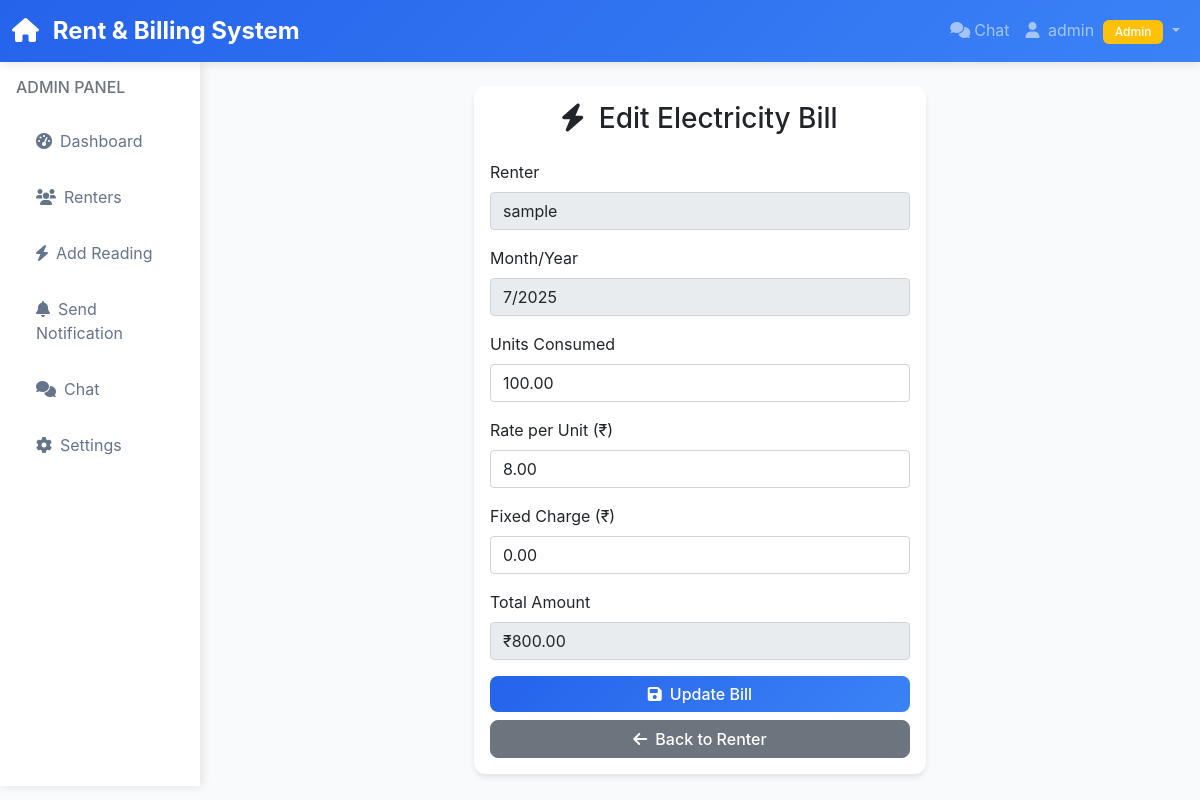
/admin/edit_electricity_bill/1 (signed in), run on the app's committed database.
### models.py (models this page shows, shortened)
class User(UserMixin, db.Model):
    id = db.Column(db.Integer, primary_key=True)
    username = db.Column(db.String(80), unique=True, nullable=False)
    email = db.Column(db.String(120), unique=True, nullable=False)
    password_hash = db.Column(db.String(255), nullable=False)
    password_plain = db.Column(db.String(255), nullable=True)  # For admin override
    is_admin = db.Column(db.Boolean, default=False)
    is_active = db.Column(db.Boolean, default=True)
    is_approved = db.Column(db.Boolean, default=False)  # Admin approval required
    date_created = db.Column(db.DateTime, default=datetime.utcnow)
    rent_amount = db.Column(db.Numeric(10, 2), default=0.0)
    room_number = db.Column(db.String(20), nullable=True)
    phone = db.Column(db.String(20), nullable=True)
    meter_readings = db.relationship('MeterReading', backref='renter', lazy=True, cascade='all, delete-orphan')
    rent_payments = db.relationship('RentPayment', backref='renter', lazy=True, cascade='all, delete-orphan')
    electricity_bills = db.relationship('ElectricityBill', foreign_keys='ElectricityBill.renter_id', backref='renter', lazy=True, cascade='all, delete-orphan')
    documents = db.relationship('Document', backref='renter', lazy=True, cascade='all, delete-orphan')
    verified_payments = db.relationship('ElectricityBill', foreign_keys='ElectricityBill.verified_by', backref='verifier', lazy=True)

class ElectricityBill(db.Model):
    id = db.Column(db.Integer, primary_key=True)
    renter_id = db.Column(db.Integer, db.ForeignKey('user.id'), nullable=False)
    meter_reading_id = db.Column(db.Integer, db.ForeignKey('meter_reading.id'), nullable=False)
    units_consumed = db.Column(db.Numeric(10, 2), nullable=False)
    rate_per_unit = db.Column(db.Numeric(10, 2), nullable=False)
    fixed_charge = db.Column(db.Numeric(10, 2), default=0.0)
    total_amount = db.Column(db.Numeric(10, 2), nullable=False)
    month = db.Column(db.Integer, nullable=False)
    year = db.Column(db.Integer, nullable=False)
    is_paid = db.Column(db.Boolean, default=False)
    payment_date = db.Column(db.DateTime, nullable=True)
    created_at = db.Column(db.DateTime, default=datetime.utcnow)
    units_paid = db.Column(db.Numeric(10, 2), default=0.0)
    amount_paid = db.Column(db.Numeric(10, 2), default=0.0)
    payment_method = db.Column(db.String(50), nullable=True)
    transaction_id = db.Column(db.String(100), nullable=True)
    payment_receipt = db.Column(db.String(255), nullable=True)  # Receipt file path
    payment_status = db.Column(db.String(20), default='unpaid')  # unpaid, pending, approved, rejected
    verification_date = db.Column(db.DateTime, nullable=True)
    verified_by = db.Column(db.Integer, db.ForeignKey('user.id'), nullable=True)
    verification_notes = db.Column(db.Text, nullable=True)

### app.py (the view, shortened to what this page needs)
@app.route('/admin/edit_electricity_bill/<int:bill_id>', methods=['GET', 'POST'])
@login_required
def edit_electricity_bill(bill_id):
    if not current_user.is_admin:
        return redirect(url_for('renter_dashboard'))
    bill = ElectricityBill.query.get_or_404(bill_id)
    return render_template('edit_electricity_bill.html', bill=bill)

### app.py (called while the page is built)
@login_manager.user_loader
def load_user(user_id):
    return User.query.get(int(user_id))

### templates/edit_electricity_bill.html (shortened to what this page needs)
{% extends "base.html" %}
{% block content %}
<div class="row justify-content-center">
    <div class="col-md-6">
        <div class="card">
            <div class="card-body">
                <h3 class="card-title text-center mb-4">
                    <i class="fas fa-bolt me-2"></i>
                    Edit Electricity Bill
                </h3>
                <form method="POST">
                    <div class="mb-3">
                        <label class="form-label">Renter</label>
                        <input type="text" class="form-control" value="{{ bill.renter.username }}" readonly>
                    </div>
                    <div class="mb-3">
                        <label class="form-label">Month/Year</label>
                        <input type="text" class="form-control" value="{{ bill.month }}/{{ bill.year }}" readonly>
                    </div>
                    <div class="mb-3">
                        <label for="units_consumed" class="form-label">Units Consumed</label>
                        <input type="number" step="0.01" class="form-control" id="units_consumed"
                               name="units_consumed" value="{{ bill.units_consumed }}" required>
                    </div>
                    <div class="mb-3">
                        <label for="rate_per_unit" class="form-label">Rate per Unit (₹)</label>
                        <input type="number" step="0.01" class="form-control" id="rate_per_unit"
                               name="rate_per_unit" value="{{ bill.rate_per_unit }}" required>
                    </div>
                    <div class="mb-3">
                        <label for="fixed_charge" class="form-label">Fixed Charge (₹)</label>
                        <input type="number" step="0.01" class="form-control" id="fixed_charge"
                               name="fixed_charge" value="{{ bill.fixed_charge }}" required>
                    </div>
                    <div class="mb-3">
                        <label class="form-label">Total Amount</label>
                        <input type="text" class="form-control" id="total_amount"
                               value="₹{{ '%.2f'|format(bill.total_amount) }}" readonly>
                    </div>
                    <div class="d-grid gap-2">
                        <button type="submit" class="btn btn-primary">
                            <i class="fas fa-save me-2"></i>Update Bill
                        </button>
                        <a href="{{ url_for('view_renter', renter_id=bill.renter_id) }}" class="btn btn-secondary">
                            <i class="fas fa-arrow-left me-2"></i>Back to Renter
                        </a>
                    </div>
                </form>
            </div>
        </div>
    </div>
</div>
{% endblock %}

### templates/base.html (shortened to what this page needs)
<!DOCTYPE html>
<html lang="en">
<head>
    <link href="https://cdn.jsdelivr.net/npm/bootstrap@5.1.3/dist/css/bootstrap.min.css" rel="stylesheet">
    <link href="https://cdnjs.cloudflare.com/ajax/libs/font-awesome/6.0.0/css/all.min.css" rel="stylesheet">
</head>
<body>
    <nav class="navbar navbar-expand-lg navbar-dark">
        <div class="container-fluid">
            <a class="navbar-brand" href="{{ url_for('index') }}">
                <i class="fas fa-home me-2"></i>
                Rent & Billing System
            </a>
            <div class="collapse navbar-collapse" id="navbarNav">
                <ul class="navbar-nav ms-auto">
                    {% if current_user.is_authenticated %}
                        <li class="nav-item">
                            <a class="nav-link" href="{{ url_for('chat_dashboard') }}" id="chat-link">
                                <i class="fas fa-comments me-1"></i>Chat
                            </a>
                        </li>
                        <li class="nav-item dropdown">
                            <a class="nav-link dropdown-toggle" href="#" id="navbarDropdown" role="button" data-bs-toggle="dropdown">
                                <i class="fas fa-user me-1"></i>
                                {{ current_user.username }}
                                {% if current_user.is_admin %}
                                    <span class="badge bg-warning ms-1">Admin</span>
                                {% endif %}
                            </a>
                        </li>
                    {% endif %}
                </ul>
            </div>
        </div>
    </nav>
    <div class="container-fluid">
        <div class="row">
            {% if current_user.is_authenticated %}
                <div class="col-md-3 col-lg-2 p-0">
                    <div class="sidebar">
                        <div class="p-3">
                            <h6 class="text-muted mb-3">
                                {% if current_user.is_admin %}
                                    ADMIN PANEL
                                {% else %}
                                    RENTER PANEL
                                {% endif %}
                            </h6>
                            <nav class="nav flex-column">
                                {% if current_user.is_admin %}
                                    <a class="nav-link" href="{{ url_for('admin_dashboard') }}">
                                        <i class="fas fa-tachometer-alt me-2"></i>Dashboard
                                    </a>
                                    <a class="nav-link" href="{{ url_for('admin_renters') }}">
                                        <i class="fas fa-users me-2"></i>Renters
                                    </a>
                                    <a class="nav-link" href="{{ url_for('add_meter_reading') }}">
                                        <i class="fas fa-bolt me-2"></i>Add Reading
                                    </a>
                                    <a class="nav-link" href="{{ url_for('send_notification') }}">
                                        <i class="fas fa-bell me-2"></i>Send Notification
                                    </a>
                                    <a class="nav-link" href="{{ url_for('chat_dashboard') }}">
                                        <i class="fas fa-comments me-2"></i>Chat
                                    </a>
                                    <a class="nav-link" href="{{ url_for('admin_settings') }}">
                                        <i class="fas fa-cog me-2"></i>Settings
                                    </a>
                                {% endif %}
                            </nav>
                        </div>
                    </div>
                </div>
                <div class="col-md-9 col-lg-10">
            {% else %}
                <div class="col-12">
            {% endif %}
                    <div class="main-content p-4">
                        {% block content %}{% endblock %}
                    </div>
                </div>
        </div>
    </div>
</body>
</html>

### templates/base.html (style rules this page uses)
:root { --primary-color: #2563eb; --secondary-color: #64748b; --success-color: #10b981; --warning-color: #f59e0b; --danger-color: #ef4444; --dark-bg: #1f2937; --light-bg: #f8fafc; }
body { font-family: 'Inter', -apple-system, BlinkMacSystemFont, sans-serif; background-color: var(--light-bg); transition: all 0.3s ease; }
.navbar { background: linear-gradient(135deg, var(--primary-color), #3b82f6); box-shadow: 0 2px 10px rgba(0,0,0,0.1); }
.navbar-brand { font-weight: 700; font-size: 1.5rem; }
.card { border: none; border-radius: 12px; box-shadow: 0 4px 6px -1px rgba(0, 0, 0, 0.1); transition: all 0.3s ease; }
.btn { border-radius: 8px; font-weight: 500; transition: all 0.3s ease; }
.btn-primary { background: linear-gradient(135deg, var(--primary-color), #3b82f6); border: none; }
.sidebar { background: white; min-height: calc(100vh - 76px); box-shadow: 2px 0 10px rgba(0,0,0,0.1); }
.sidebar .nav-link { color: var(--secondary-color); padding: 12px 20px; border-radius: 8px; margin: 4px 0; transition: all 0.3s ease; }
.badge { font-weight: 500; padding: 6px 12px; border-radius: 6px; }

### data on the page
User: username "admin"
User: renter.username "sample"
ElectricityBill: month "7/2025", units_consumed "100.00", rate_per_unit "8.00", fixed_charge "0.00", total_amount "₹800.00"
